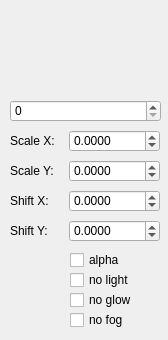
<?xml version="1.0" encoding="UTF-8"?>
<ui version="4.0">
 <class>WdgSurfaceEdit</class>
 <widget class="QWidget" name="WdgSurfaceEdit">
  <property name="geometry">
   <rect>
    <x>0</x>
    <y>0</y>
    <width>168</width>
    <height>340</height>
   </rect>
  </property>
  <property name="windowTitle">
   <string>Form</string>
  </property>
  <widget class="QDoubleSpinBox" name="spinShiftY">
   <property name="geometry">
    <rect>
     <x>69</x>
     <y>220</y>
     <width>91</width>
     <height>22</height>
    </rect>
   </property>
   <property name="decimals">
    <number>4</number>
   </property>
   <property name="minimum">
    <double>-1024.000000000000000</double>
   </property>
   <property name="maximum">
    <double>1024.000000000000000</double>
   </property>
   <property name="singleStep">
    <double>0.062500000000000</double>
   </property>
  </widget>
  <widget class="QLabel" name="labelShiftX">
   <property name="geometry">
    <rect>
     <x>10</x>
     <y>190</y>
     <width>61</width>
     <height>21</height>
    </rect>
   </property>
   <property name="text">
    <string>Shift X:</string>
   </property>
  </widget>
  <widget class="QLabel" name="labelScaleX">
   <property name="geometry">
    <rect>
     <x>10</x>
     <y>130</y>
     <width>61</width>
     <height>21</height>
    </rect>
   </property>
   <property name="text">
    <string>Scale X:</string>
   </property>
  </widget>
  <widget class="QLabel" name="labelScaleY">
   <property name="geometry">
    <rect>
     <x>10</x>
     <y>160</y>
     <width>61</width>
     <height>21</height>
    </rect>
   </property>
   <property name="text">
    <string>Scale Y:</string>
   </property>
  </widget>
  <widget class="QDoubleSpinBox" name="spinShiftX">
   <property name="geometry">
    <rect>
     <x>69</x>
     <y>190</y>
     <width>91</width>
     <height>22</height>
    </rect>
   </property>
   <property name="decimals">
    <number>4</number>
   </property>
   <property name="minimum">
    <double>-1024.000000000000000</double>
   </property>
   <property name="maximum">
    <double>1024.000000000000000</double>
   </property>
   <property name="singleStep">
    <double>0.062500000000000</double>
   </property>
  </widget>
  <widget class="QLabel" name="labelShiftY">
   <property name="geometry">
    <rect>
     <x>10</x>
     <y>220</y>
     <width>61</width>
     <height>21</height>
    </rect>
   </property>
   <property name="text">
    <string>Shift Y:</string>
   </property>
  </widget>
  <widget class="QDoubleSpinBox" name="spinScaleY">
   <property name="geometry">
    <rect>
     <x>69</x>
     <y>160</y>
     <width>91</width>
     <height>22</height>
    </rect>
   </property>
   <property name="decimals">
    <number>4</number>
   </property>
   <property name="minimum">
    <double>-1024.000000000000000</double>
   </property>
   <property name="maximum">
    <double>1024.000000000000000</double>
   </property>
   <property name="singleStep">
    <double>0.062500000000000</double>
   </property>
  </widget>
  <widget class="QDoubleSpinBox" name="spinScaleX">
   <property name="geometry">
    <rect>
     <x>69</x>
     <y>130</y>
     <width>91</width>
     <height>22</height>
    </rect>
   </property>
   <property name="decimals">
    <number>4</number>
   </property>
   <property name="minimum">
    <double>-1024.000000000000000</double>
   </property>
   <property name="maximum">
    <double>1024.000000000000000</double>
   </property>
   <property name="singleStep">
    <double>0.062500000000000</double>
   </property>
  </widget>
  <widget class="QSpinBox" name="spinID">
   <property name="geometry">
    <rect>
     <x>10</x>
     <y>100</y>
     <width>151</width>
     <height>22</height>
    </rect>
   </property>
   <property name="minimum">
    <number>0</number>
   </property>
   <property name="maximum">
    <number>1024</number>
   </property>
  </widget>
  <widget class="QCheckBox" name="checkAlpha">
   <property name="geometry">
    <rect>
     <x>70</x>
     <y>250</y>
     <width>91</width>
     <height>20</height>
    </rect>
   </property>
   <property name="text">
    <string>alpha</string>
   </property>
  </widget>
  <widget class="QCheckBox" name="checkNoLight">
   <property name="geometry">
    <rect>
     <x>70</x>
     <y>270</y>
     <width>91</width>
     <height>20</height>
    </rect>
   </property>
   <property name="text">
    <string>no light</string>
   </property>
  </widget>
  <widget class="QCheckBox" name="checkNoGlow">
   <property name="geometry">
    <rect>
     <x>70</x>
     <y>290</y>
     <width>91</width>
     <height>20</height>
    </rect>
   </property>
   <property name="text">
    <string>no glow</string>
   </property>
  </widget>
  <widget class="WdgTextureView" name="widgetTexture" native="true">
   <property name="geometry">
    <rect>
     <x>48</x>
     <y>12</y>
     <width>72</width>
     <height>72</height>
    </rect>
   </property>
  </widget>
  <widget class="QCheckBox" name="checkNoFog">
   <property name="geometry">
    <rect>
     <x>70</x>
     <y>310</y>
     <width>91</width>
     <height>20</height>
    </rect>
   </property>
   <property name="text">
    <string>no fog</string>
   </property>
  </widget>
 </widget>
 <customwidgets>
  <customwidget>
   <class>WdgTextureView</class>
   <extends>QWidget</extends>
   <header>wdgtextureview.h</header>
   <container>1</container>
  </customwidget>
 </customwidgets>
 <resources/>
 <connections/>
</ui>
